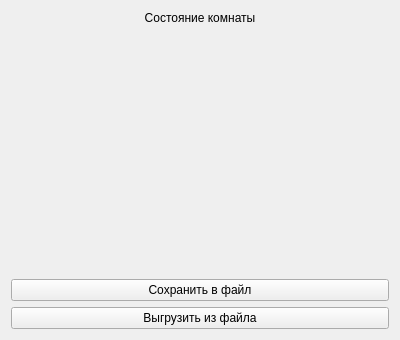
<?xml version="1.0" encoding="UTF-8"?>
<ui version="4.0">
 <class>ConditionWidget</class>
 <widget class="QWidget" name="ConditionWidget">
  <property name="geometry">
   <rect>
    <x>0</x>
    <y>0</y>
    <width>400</width>
    <height>340</height>
   </rect>
  </property>
  <property name="windowTitle">
   <string>Form</string>
  </property>
  <layout class="QVBoxLayout" name="verticalLayout">
   <item>
    <widget class="QLabel" name="label">
     <property name="text">
      <string>Состояние комнаты</string>
     </property>
     <property name="alignment">
      <set>Qt::AlignCenter</set>
     </property>
    </widget>
   </item>
   <item>
    <spacer name="verticalSpacer">
     <property name="orientation">
      <enum>Qt::Vertical</enum>
     </property>
     <property name="sizeHint" stdset="0">
      <size>
       <width>20</width>
       <height>40</height>
      </size>
     </property>
    </spacer>
   </item>
   <item>
    <widget class="QPushButton" name="saveButton">
     <property name="text">
      <string>Сохранить в файл</string>
     </property>
    </widget>
   </item>
   <item>
    <widget class="QPushButton" name="downloadButton">
     <property name="text">
      <string>Выгрузить из файла</string>
     </property>
    </widget>
   </item>
  </layout>
 </widget>
 <resources/>
 <connections/>
</ui>
